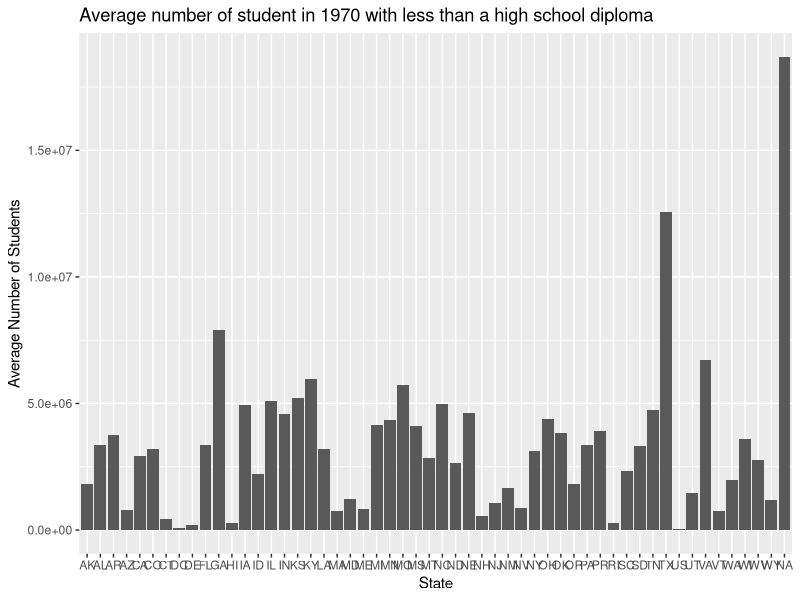
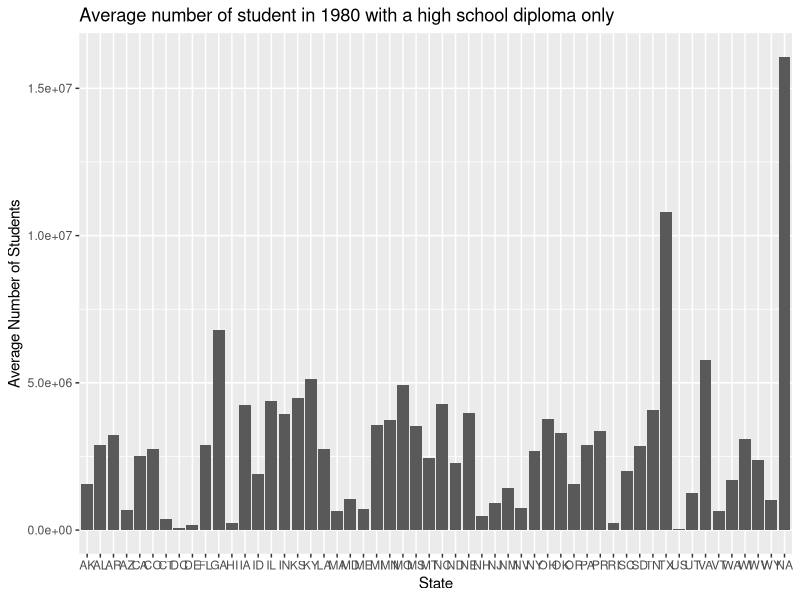
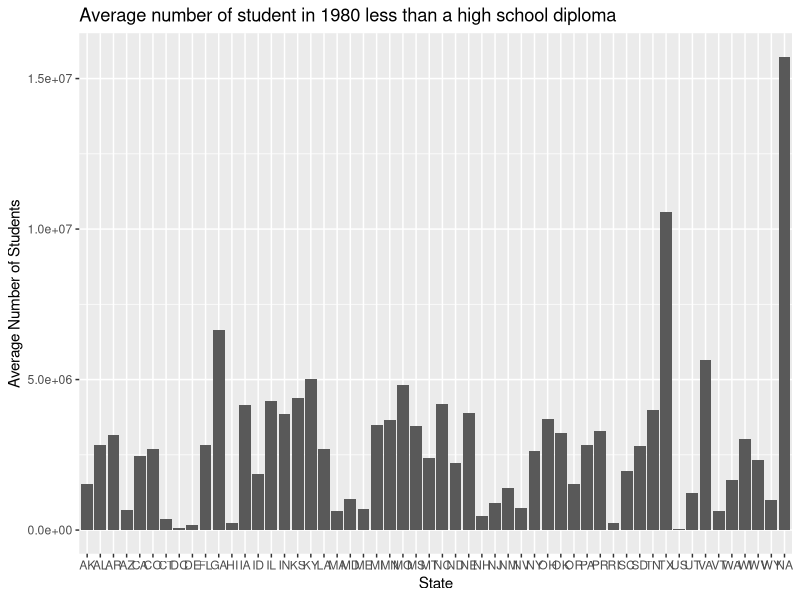
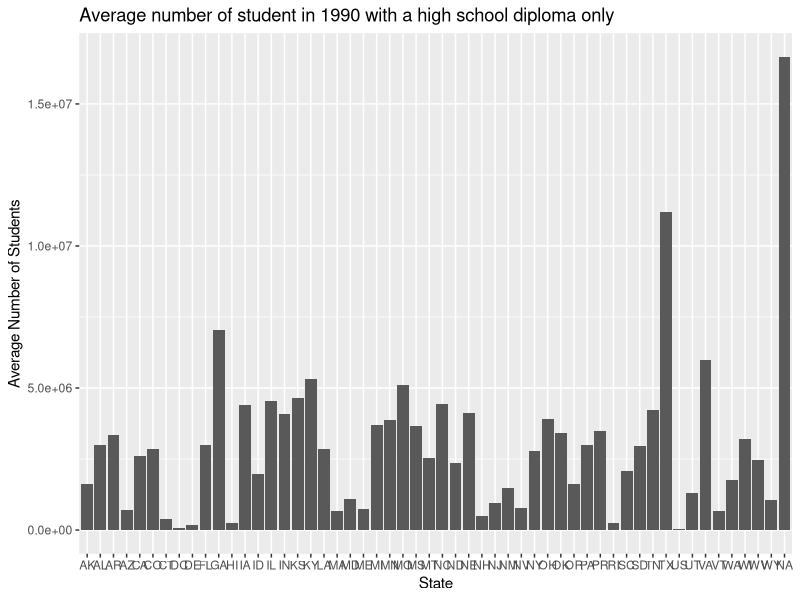
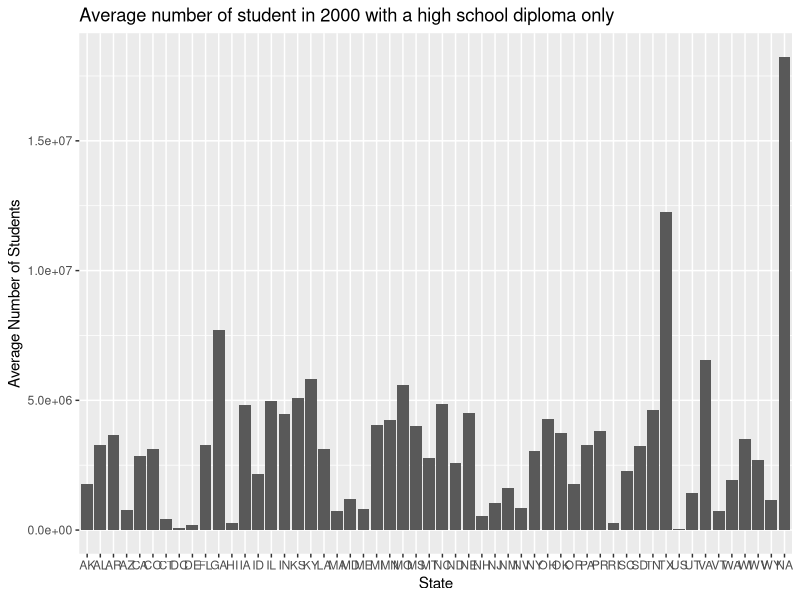
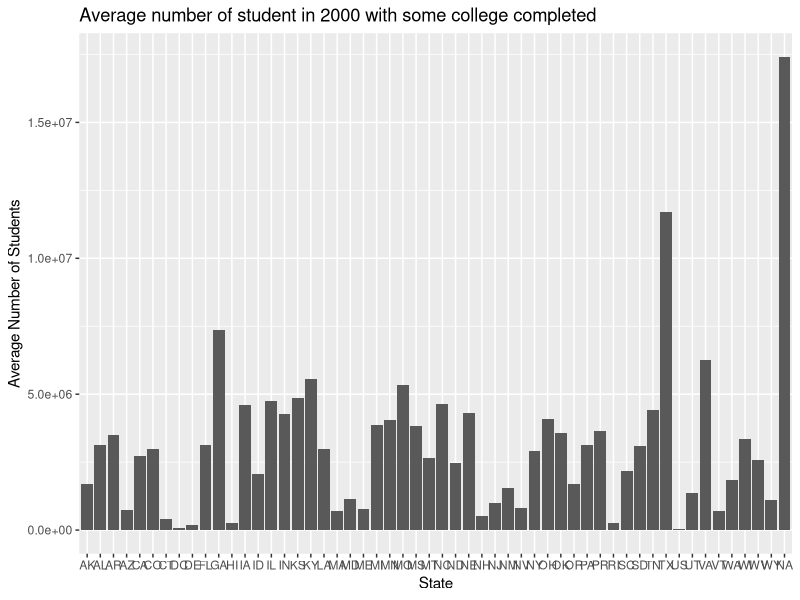
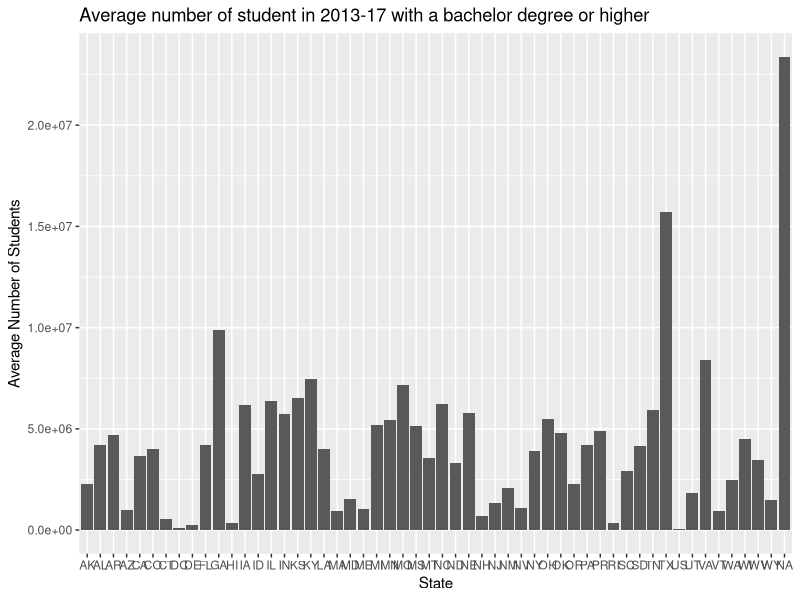

Reproduce these figures in R, in order.
## ---- chunk 1
#install.packages("tidyverse")
library("tidyverse")
library("dplyr")
library("tidyr")

suppressMessages(education_attainment <- read_csv("./Education.csv"))

## ---- chunk 2
suppressMessages(sapply(education_attainment, typeof))
suppressMessages(sapply(education_attainment, mode))
## ---- chunk 3
colnames(education_attainment)[colnames(education_attainment) == "FIPS Code"] <- "FIPS_Code"
colnames(education_attainment)[colnames(education_attainment) == "Area name"] <- "Area_Name"
colnames(education_attainment)[colnames(education_attainment) == "2003 Rural-urban Continuum Code"] <- "2003_Rural_Urban_Continuum_Code"
colnames(education_attainment)[colnames(education_attainment) == "2003 Urban Influence Code"] <- "2003_Urban_Influence_Code"
colnames(education_attainment)[colnames(education_attainment) == "2013 Rural-urban Continuum Code"] <- "2013_Rural_Urban_Continuum_Code"
colnames(education_attainment)[colnames(education_attainment) == "2013 Urban Influence Code"] <- "2013_Urban_Influence_Code"

colnames(education_attainment)[colnames(education_attainment) == "Less than a high school diploma, 1970"] <- "1970_Less_Than_High_School_Diploma"
colnames(education_attainment)[colnames(education_attainment) == "High school diploma only, 1970"] <- "1970_High_School_Diploma_Only"
colnames(education_attainment)[colnames(education_attainment) == "Some college (1-3 years), 1970"] <- "1970_Some_College"
colnames(education_attainment)[colnames(education_attainment) == "Four years of college or higher, 1970"] <- "1970_Bachelor_Degree_Or_Higher"
colnames(education_attainment)[colnames(education_attainment) == "Percent of adults with less than a high school diploma, 1970"] <- "1970_Percent_Less_Than_High_School_Diploma"
colnames(education_attainment)[colnames(education_attainment) == "Percent of adults with a high school diploma only, 1970"] <- "1970_Percent_High_School_Diploma_Only"
colnames(education_attainment)[colnames(education_attainment) == "Percent of adults completing some college (1-3 years), 1970"] <- "1970_Percent_Some_College"
colnames(education_attainment)[colnames(education_attainment) == "Percent of adults completing four years of college or higher, 1970"] <- "1970_Percent_Bachelor_Degree_Or_Higher"

colnames(education_attainment)[colnames(education_attainment) == "Less than a high school diploma, 1980"] <- "1980_Less_Than_High_School_Diploma"
colnames(education_attainment)[colnames(education_attainment) == "High school diploma only, 1980"] <- "1980_High_School_Diploma_Only"
colnames(education_attainment)[colnames(education_attainment) == "Some college (1-3 years), 1980"] <- "1980_Some_College"
colnames(education_attainment)[colnames(education_attainment) == "Four years of college or higher, 1980"] <- "1980_Bachelor_Degree_Or_Higher"
colnames(education_attainment)[colnames(education_attainment) == "Percent of adults with less than a high school diploma, 1980"] <- "1980_Percent_Less_Than_High_School_Diploma"
colnames(education_attainment)[colnames(education_attainment) == "Percent of adults with a high school diploma only, 1980"] <- "1980_Percent_High_School_Diploma_Only"
colnames(education_attainment)[colnames(education_attainment) == "Percent of adults completing some college (1-3 years), 1980"] <- "1980_Percent_Some_College"
colnames(education_attainment)[colnames(education_attainment) == "Percent of adults completing four years of college or higher, 1980"] <- "1980_Percent_Bachelor_Degree_Or_Higher"

colnames(education_attainment)[colnames(education_attainment) == "Less than a high school diploma, 1990"] <- "1990_Less_Than_High_School_Diploma"
colnames(education_attainment)[colnames(education_attainment) == "High school diploma only, 1990"] <- "1990_High_School_Diploma_Only"
colnames(education_attainment)[colnames(education_attainment) == "Some college or associate's degree, 1990"] <- "1990_Some_College"
colnames(education_attainment)[colnames(education_attainment) == "Bachelor's degree or higher, 1990"] <- "1990_Bachelor_Degree_Or_Higher"
colnames(education_attainment)[colnames(education_attainment) == "Percent of adults with less than a high school diploma, 1990"] <- "1990_Percent_Less_Than_High_School_Diploma"
colnames(education_attainment)[colnames(education_attainment) == "Percent of adults with a high school diploma only, 1990"] <- "1990_Percent_High_School_Diploma_Only"
colnames(education_attainment)[colnames(education_attainment) == "Percent of adults completing some college or associate's degree, 1990"] <- "1990_Percent_Some_College"
colnames(education_attainment)[colnames(education_attainment) == "Percent of adults with a bachelor's degree or higher, 1990"] <- "1990_Percent_Bachelor_Degree_Or_Higher"

colnames(education_attainment)[colnames(education_attainment) == "Less than a high school diploma, 2000"] <- "2000_Less_Than_High_School_Diploma"
colnames(education_attainment)[colnames(education_attainment) == "High school diploma only, 2000"] <- "2000_High_School_Diploma_Only"
colnames(education_attainment)[colnames(education_attainment) == "Some college or associate's degree, 2000"] <- "2000_Some_College"
colnames(education_attainment)[colnames(education_attainment) == "Bachelor's degree or higher, 2000"] <- "2000_Bachelor_Degree_Or_Higher"
colnames(education_attainment)[colnames(education_attainment) == "Percent of adults with less than a high school diploma, 2000"] <- "2000_Percent_Less_Than_High_School_Diploma"
colnames(education_attainment)[colnames(education_attainment) == "Percent of adults with a high school diploma only, 2000"] <- "2000_Percent_High_School_Diploma_Only"
colnames(education_attainment)[colnames(education_attainment) == "Percent of adults completing some college or associate's degree, 2000"] <- "2000_Percent_Some_College"
colnames(education_attainment)[colnames(education_attainment) == "Percent of adults with a bachelor's degree or higher, 2000"] <- "2000_Percent_Bachelor_Degree_Or_Higher"

colnames(education_attainment)[colnames(education_attainment) == "Less than a high school diploma, 2013-17"] <- "2013-17_Less_Than_High_School_Diploma"
colnames(education_attainment)[colnames(education_attainment) == "High school diploma only, 2013-17"] <- "2013-17_High_School_Diploma_Only"
colnames(education_attainment)[colnames(education_attainment) == "Some college or associate's degree, 2013-17"] <- "2013-17_Some_College"
colnames(education_attainment)[colnames(education_attainment) == "Bachelor's degree or higher, 2013-17"] <- "2013-17_Bachelor_Degree_Or_Higher"
colnames(education_attainment)[colnames(education_attainment) == "Percent of adults with less than a high school diploma, 2013-17"] <- "2013-17_Percent_Less_Than_High_School_Diploma"
colnames(education_attainment)[colnames(education_attainment) == "Percent of adults with a high school diploma only, 2013-17"] <- "2013-17_Percent_High_School_Diploma_Only"
colnames(education_attainment)[colnames(education_attainment) == "Percent of adults completing some college or associate's degree, 2013-17"] <- "2013-17_Percent_Some_College"
colnames(education_attainment)[colnames(education_attainment) == "Percent of adults with a bachelor's degree or higher, 2013-17"] <- "2013-17_Percent_Bachelor_Degree_Or_Higher"
## ---- chunk 4
education_attainment$X48 <- NULL
## ---- chunk 5
location <- tibble("FIPS_Code" = education_attainment$FIPS_Code, "State" = education_attainment$State, "Area_Name" = education_attainment$Area_Name, "2003_Rural_Urban_Continuum_Code" = education_attainment$`2003_Rural_Urban_Continuum_Code`,  "2003_Urban_Influence_Code" = education_attainment$`2003_Urban_Influence_Code`, "2013_Rural_Urban_Continuum_Code" = education_attainment$`2013_Rural_Urban_Continuum_Code`, "2013_Urban_Influence_Code" = education_attainment$`2013_Urban_Influence_Code`)

education <- tibble("FIPS_Code" = education_attainment$FIPS_Code, "State" = education_attainment$State, "1970_Less_Than_High_School_Diploma" = education_attainment$`1970_Less_Than_High_School_Diploma`, "1970_High_School_Diploma_Only" = education_attainment$`1970_High_School_Diploma_Only`, "1970_Some_College" = education_attainment$`1970_Some_College`, "1970_Bachelor_Degree_Or_Higher" = education_attainment$`1970_Bachelor_Degree_Or_Higher`, "1970_Percent_Less_Than_High_School_Diploma" = education_attainment$`1970_Percent_Less_Than_High_School_Diploma`, "1970_Percent_High_School_Diploma_Only" = education_attainment$`1970_Percent_High_School_Diploma_Only`, "1970_Percent_Some_College" = education_attainment$`1970_Percent_Some_College`, "1970_Percent_Bachelor_Degree_Or_Higher" = education_attainment$`1980_Percent_Bachelor_Degree_Or_Higher`, "1980_Less_Than_High_School_Diploma" = education_attainment$`1980_Less_Than_High_School_Diploma`, "1980_High_School_Diploma_Only" = education_attainment$`1980_High_School_Diploma_Only`, "1980_Some_College" = education_attainment$`1980_Some_College`, "1980_Bachelor_Degree_Or_Higher" = education_attainment$`1980_Bachelor_Degree_Or_Higher`, "1980_Percent_Less_Than_High_School_Diploma" = education_attainment$`1980_Percent_Less_Than_High_School_Diploma`, "1980_Percent_High_School_Diploma_Only" = education_attainment$`1980_Percent_High_School_Diploma_Only`, "1980_Percent_Some_College" = education_attainment$`1980_Percent_Some_College`, "1980_Percent_Bachelor_Degree_Or_Higher" = education_attainment$`1980_Percent_Bachelor_Degree_Or_Higher`, "1990_Less_Than_High_School_Diploma" = education_attainment$`1990_Less_Than_High_School_Diploma`, "1990_High_School_Diploma_Only" = education_attainment$`1990_High_School_Diploma_Only`, "1990_Some_College" = education_attainment$`1990_Some_College`, "1990_Bachelor_Degree_Or_Higher" = education_attainment$`1990_Bachelor_Degree_Or_Higher`, "1990_Percent_Less_Than_High_School_Diploma" = education_attainment$`1990_Percent_Less_Than_High_School_Diploma`, "1990_Percent_High_School_Diploma_Only" = education_attainment$`1990_Percent_High_School_Diploma_Only`, "1990_Percent_Some_College" = education_attainment$`1990_Percent_Some_College`, "1990_Percent_Bachelor_Degree_Or_Higher" = education_attainment$`1990_Percent_Bachelor_Degree_Or_Higher`, "2000_Less_Than_High_School_Diploma" = education_attainment$`2000_Less_Than_High_School_Diploma`, "2000_High_School_Diploma_Only" = education_attainment$`2000_High_School_Diploma_Only`, "2000_Some_College" = education_attainment$`2000_Some_College`, "2000_Bachelor_Degree_Or_Higher" = education_attainment$`2000_Bachelor_Degree_Or_Higher`, "2000_Percent_Less_Than_High_School_Diploma" = education_attainment$`2000_Percent_Less_Than_High_School_Diploma`, "2000_Percent_High_School_Diploma_Only" = education_attainment$`2000_Percent_High_School_Diploma_Only`, "2000_Percent_Some_College" = education_attainment$`2000_Percent_Some_College`, "2000_Percent_Bachelor_Degree_Or_Higher" = education_attainment$`2000_Percent_Bachelor_Degree_Or_Higher`, "2013-17_Less_Than_High_School_Diploma" = education_attainment$`2013-17_Less_Than_High_School_Diploma`, "2013-17_High_School_Diploma_Only" = education_attainment$`2013-17_High_School_Diploma_Only`, "2013-17_Some_College" = education_attainment$`2013-17_Some_College`, "2013-17_Bachelor_Degree_Or_Higher" = education_attainment$`2013-17_Bachelor_Degree_Or_Higher`, "2013-17_Percent_Less_Than_High_School_Diploma" = education_attainment$`2013-17_Percent_Less_Than_High_School_Diploma`, "2013-17_Percent_High_School_Diploma_Only" = education_attainment$`2013-17_Percent_High_School_Diploma_Only`, "2013-17_Percent_Some_College" = education_attainment$`2013-17_Percent_Some_College`, "2013-17_Percent_Bachelor_Degree_Or_Higher" = education_attainment$`2013-17_Percent_Bachelor_Degree_Or_Higher`)
## ---- chunk 6
education$`1970_Less_Than_High_School_Diploma` <- type.convert(education$`1970_Less_Than_High_School_Diploma`)
education$`1970_High_School_Diploma_Only` <- type.convert(education$`1970_High_School_Diploma_Only`)
education$`1970_Some_College` <- type.convert(education$`1970_Some_College`)
education$`1970_Bachelor_Degree_Or_Higher` <- type.convert(education$`1970_Bachelor_Degree_Or_Higher`)
education$`1980_Less_Than_High_School_Diploma` <- type.convert(education$`1980_Less_Than_High_School_Diploma`)
education$`1980_High_School_Diploma_Only` <- type.convert(education$`1980_High_School_Diploma_Only`)
education$`1980_Some_College` <- type.convert(education$`1980_Some_College`)
education$`1980_Bachelor_Degree_Or_Higher` <- type.convert(education$`1980_Bachelor_Degree_Or_Higher`)
education$`1990_Less_Than_High_School_Diploma` <- type.convert(education$`1990_Less_Than_High_School_Diploma`)
education$`1990_High_School_Diploma_Only` <- type.convert(education$`1990_High_School_Diploma_Only`)
education$`1990_Some_College` <- type.convert(education$`1990_Some_College`)
education$`1990_Bachelor_Degree_Or_Higher` <- type.convert(education$`1990_Bachelor_Degree_Or_Higher`)
education$`2000_Less_Than_High_School_Diploma` <- type.convert(education$`2000_Less_Than_High_School_Diploma`)
education$`2000_High_School_Diploma_Only` <- type.convert(education$`2000_High_School_Diploma_Only`)
education$`2000_Some_College` <- type.convert(education$`2000_Some_College`)
education$`2000_Bachelor_Degree_Or_Higher` <- type.convert(education$`2000_Bachelor_Degree_Or_Higher`)
education$`2013-17_Less_Than_High_School_Diploma` <- type.convert(education$`2013-17_Less_Than_High_School_Diploma`)
education$`2013-17_High_School_Diploma_Only` <- type.convert(education$`2013-17_High_School_Diploma_Only`)
education$`2013-17_Some_College` <- type.convert(education$`2013-17_Some_College`)
education$`2013-17_Bachelor_Degree_Or_Higher` <- type.convert(education$`2013-17_Bachelor_Degree_Or_Higher`)
## ---- chunk 7
location$State <- as.factor(location$State)
levels(location$State)

location$`2003_Rural_Urban_Continuum_Code` <- as.factor(location$`2003_Rural_Urban_Continuum_Code`)
levels(location$`2003_Rural_Urban_Continuum_Code`)

location$`2003_Urban_Influence_Code` <- as.factor(location$`2003_Urban_Influence_Code`)
levels(location$`2003_Urban_Influence_Code`)

location$`2013_Rural_Urban_Continuum_Code` <- as.factor(location$`2013_Rural_Urban_Continuum_Code`)
levels(location$`2013_Rural_Urban_Continuum_Code`)

location$`2013_Urban_Influence_Code` <- as.factor(location$`2013_Urban_Influence_Code`)
levels(location$`2013_Urban_Influence_Code`)

education$State <- as.factor(education$State)
levels(education$State)
## ---- chunk 8
#summary for 1970
summary(education$`1970_Less_Than_High_School_Diploma`)
summary(education$`1970_High_School_Diploma_Only`)
summary(education$`1970_Some_College`)
summary(education$`1970_Bachelor_Degree_Or_Higher`)
## ---- chunk 9
#summary for 1980
summary(education$`1980_Less_Than_High_School_Diploma`)
summary(education$`1980_High_School_Diploma_Only`)
summary(education$`1980_Some_College`)
summary(education$`1980_Bachelor_Degree_Or_Higher`)
## ---- chunk 10
summary(education$`1990_Less_Than_High_School_Diploma`)
summary(education$`1990_High_School_Diploma_Only`)
summary(education$`1990_Some_College`)
summary(education$`1990_Bachelor_Degree_Or_Higher`)
## ---- chunk 11
#summary for 2000
summary(education$`2000_Less_Than_High_School_Diploma`)
summary(education$`2000_High_School_Diploma_Only`)
summary(education$`2000_Some_College`)
summary(education$`2000_Bachelor_Degree_Or_Higher`)
## ---- chunk 12
#summary for 2013-17
summary(education$`2013-17_Less_Than_High_School_Diploma`)
summary(education$`2013-17_High_School_Diploma_Only`)
summary(education$`2013-17_Some_College`)
summary(education$`2013-17_Bachelor_Degree_Or_Higher`)
## ---- chunk 13
library("ggplot2")
mean(education$`1970_Less_Than_High_School_Diploma`, na.rm = TRUE)


ggplot(education, aes(State, mean(`1970_Less_Than_High_School_Diploma`, na.rm = TRUE))) + geom_col() + labs( x = "State", y = "Average Number of Students",
title ="Average number of student in 1970 with less than a high school diploma") 

ggplot(education, aes(State, mean(`1980_High_School_Diploma_Only`, na.rm = TRUE))) + geom_col() + labs( x = "State", y = "Average Number of Students",
title ="Average number of student in 1980 with a high school diploma only") 


ggplot(education, aes(State, mean(`1980_Less_Than_High_School_Diploma`, na.rm = TRUE))) + geom_col() + labs( x = "State", y = "Average Number of Students",
title ="Average number of student in 1980 less than a high school diploma") 


ggplot(education, aes(State, mean(`1990_High_School_Diploma_Only`, na.rm = TRUE))) + geom_col() + labs( x = "State", y = "Average Number of Students",
title ="Average number of student in 1990 with a high school diploma only") 


ggplot(education, aes(State, mean(`2000_High_School_Diploma_Only`, na.rm = TRUE))) + geom_col() + labs( x = "State", y = "Average Number of Students",
title ="Average number of student in 2000 with a high school diploma only") 

ggplot(education, aes(State, mean(`2000_Some_College`, na.rm = TRUE))) + geom_col() + labs( x = "State", y = "Average Number of Students",
title ="Average number of student in 2000 with some college completed") 


ggplot(education, aes(State, mean(`2013-17_Bachelor_Degree_Or_Higher`, na.rm = TRUE))) + geom_col() + labs( x = "State", y = "Average Number of Students",
title ="Average number of student in 2013-17 with a bachelor degree or higher") 
